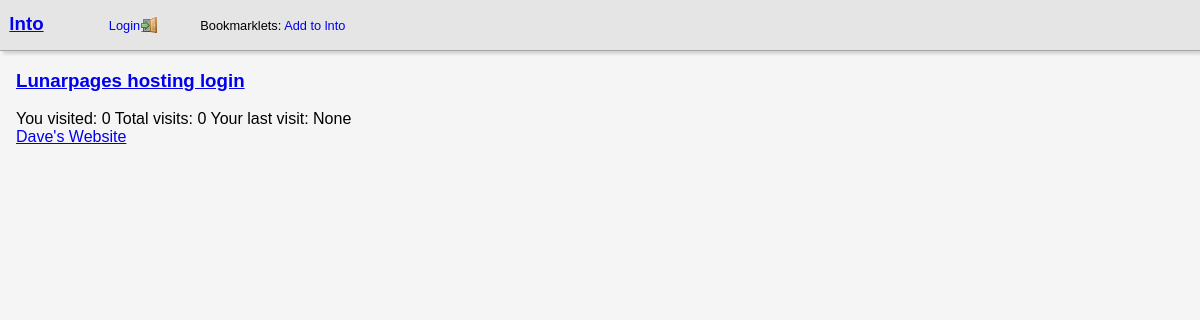
Page /link/show/17 on the committed database.
### lnto/libs/links.py (models this page shows, shortened)
class Link(appdb.Model):
	__tablename__ = 'links'
	linkid = Column(Integer, primary_key = True)
	userid = Column(Integer, ForeignKey('users.userid'))
	name = Column(String(256))
	url = Column(Text(convert_unicode = True))
	description = Column(Text(convert_unicode = True), default = '')
	shortname = Column(String(256))
	added = Column(DateTime, default = datetime.now())
	is_public = Column(Boolean, default = True)
	owner = relationship('User', backref = backref('links', order_by = linkid))
	tags = relationship('Tag', secondary = link_tags)
	count = None
	def get_taglist(self):
		ret = []
		for tag in self.tags:
			ret.append(str(tag))
		return ret
	def get_hit(self, user=None):
		data = {'linkid': self.linkid}
		if user is not None:
			data['userid'] = user.userid
		return LinkHit(data)
	@staticmethod
	def get_by_id(id):
		if type(id) is list:
			return appdb.session.query(Link).filter(Link.linkid.in_(id)).all()
		else:
			return appdb.session.query(Link).filter_by(linkid = id).first()

### lnto/libs/tags.py (models this page shows, shortened)
class Tag(appdb.Model):
	__tablename__ = 'tags'
	tagid = Column(Integer, primary_key = True)
	tag_name = Column(String(64), unique = True)
	links = relationship('Link', secondary = link_tags)
	def __str__(self):
		return self.tag_name

### lnto/views.py (the view)
@app.route('/link/show/<linkid>')
def show_link(linkid):
	link = Link.get_by_id(linkid)
	if link is None:
		abort(404)
	usr = User.get_logged_in()
	return render_template('link.html', pageoptions = get_default_data(), link = link, user = usr)

### lnto/__init__.py (called while the page is built)
@app.after_request
def after_request(req):
    return req

### lnto/libs/links.py (called while the page is built)
	def get_count(self):
		if self.userid:
			return appdb.session.query(LinkHit).filter_by(linkid = self.linkid, userid = self.userid).count()
		else:
			return appdb.session.query(LinkHit).filter_by(linkid = self.linkid).count()

	def get_last_hit(self):
		if self.userid:
			return appdb.session.query(appdb.func.max(LinkHit.ts)).select_from(LinkHit).filter_by(linkid = self.linkid, userid = self.userid).scalar()
		else:
			return appdb.session.query(appdb.func.max(LinkHit.ts)).select_from(LinkHit).filter_by(linkid = self.linkid).scalar()

### lnto/libs/users.py (called while the page is built, shortened)
	@staticmethod
	def get_logged_in():
		if not request.cookies.get('uinf'):
			return None

### lnto/views.py (called while the page is built)
def get_base_url():
	base = re.findall('(.+://[^/]*)', request.url)
	if len(base) == 1:
		return base[0]
	return ''

def user_is_logged_in():
	u = User.get_logged_in()
	return u is not None

def get_default_data():
	return {
		'base_url': get_base_url(),
		'referer': request.form.get('next') or request.args.get('next') or request.form.get('referer') or request.referrer or url_for('show_index'),
		'user_logged_in': user_is_logged_in()
	}

### lnto/templates/link.html (shortened to what this page needs)
{% extends "layout/main.html" %}
{% block content %}
<h3 class="title">
	<a href="{{url_for('show_link', linkid = link.linkid)}}">{{link.name}}</a>
</h3>
<div class="hits">
	You visited: {{link.get_hit(user).get_count()}}
	Total visits: {{link.get_hit().get_count()}}
	Your last visit: {{link.get_hit(user).get_last_hit()}}
</div>
<div class="tags">
	{% for tag in link.get_taglist()%}
	<a href="{{url_for('show_tag', name = tag)}}">{{tag}}</a>
	{% endfor %}
</div>
{% endblock %}

### lnto/static/css/styles.css (style rules this page uses)
html { font-family: helvetica, sans-serif; font-size: 12pt; }
html, body { background-color: #f5f5f5; padding: 0; margin: 0; }

### rows in the picture
Link: name "Lunarpages hosting login", get_hit "None"
Tag: tag_name "Dave's Website"

### other values in the picture
{{ link.get_hit(user).get_count() }} "0"
{{ link.get_hit().get_count() }} "0"
